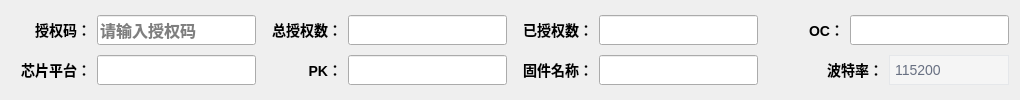
       <widget class="QWidget" name="widget_info" native="true">
        <property name="styleSheet">
         <string notr="true">QWidget#widget_info{
	border-color: rgb(0, 0, 0);
	border-style:solid;
	border-width:1px;
}</string>
        </property>
        <layout class="QGridLayout" name="gridLayout">
         <item row="0" column="0">
          <layout class="QHBoxLayout" name="horizontalLayout">
           <item>
            <widget class="QLabel" name="label">
             <property name="sizePolicy">
              <sizepolicy hsizetype="Preferred" vsizetype="Preferred">
               <horstretch>0</horstretch>
               <verstretch>0</verstretch>
              </sizepolicy>
             </property>
             <property name="minimumSize">
              <size>
               <width>80</width>
               <height>30</height>
              </size>
             </property>
             <property name="layoutDirection">
              <enum>Qt::LeftToRight</enum>
             </property>
             <property name="styleSheet">
              <string notr="true">QLabel{
	font-size:14px;
	font-weight:bold;
}</string>
             </property>
             <property name="text">
              <string>授权码：</string>
             </property>
             <property name="alignment">
              <set>Qt::AlignRight|Qt::AlignTrailing|Qt::AlignVCenter</set>
             </property>
            </widget>
           </item>
           <item>
            <widget class="QLineEdit" name="lineEdit_authCode">
             <property name="enabled">
              <bool>true</bool>
             </property>
             <property name="sizePolicy">
              <sizepolicy hsizetype="MinimumExpanding" vsizetype="Fixed">
               <horstretch>0</horstretch>
               <verstretch>0</verstretch>
              </sizepolicy>
             </property>
             <property name="minimumSize">
              <size>
               <width>120</width>
               <height>30</height>
              </size>
             </property>
             <property name="maximumSize">
              <size>
               <width>16777215</width>
               <height>16777215</height>
              </size>
             </property>
             <property name="styleSheet">
              <string notr="true">QLineEdit{
	font-size:12pt;
	font-weight:bold;
}</string>
             </property>
             <property name="readOnly">
              <bool>false</bool>
             </property>
             <property name="placeholderText">
              <string>请输入授权码</string>
             </property>
            </widget>
           </item>
          </layout>
         </item>
         <item row="0" column="1">
          <layout class="QHBoxLayout" name="horizontalLayout_3">
           <item>
            <widget class="QLabel" name="label_4">
             <property name="minimumSize">
              <size>
               <width>80</width>
               <height>30</height>
              </size>
             </property>
             <property name="styleSheet">
              <string notr="true">QLabel{
	font-size:14px;
	font-weight:bold;
}</string>
             </property>
             <property name="text">
              <string>总授权数：</string>
             </property>
             <property name="alignment">
              <set>Qt::AlignRight|Qt::AlignTrailing|Qt::AlignVCenter</set>
             </property>
            </widget>
           </item>
           <item>
            <widget class="QLineEdit" name="lineEdit_authCount">
             <property name="sizePolicy">
              <sizepolicy hsizetype="MinimumExpanding" vsizetype="Fixed">
               <horstretch>0</horstretch>
               <verstretch>0</verstretch>
              </sizepolicy>
             </property>
             <property name="minimumSize">
              <size>
               <width>120</width>
               <height>30</height>
              </size>
             </property>
             <property name="maximumSize">
              <size>
               <width>16777215</width>
               <height>16777215</height>
              </size>
             </property>
             <property name="styleSheet">
              <string notr="true">QLineEdit{
	font-size:12pt;
	font-weight:bold;
}</string>
             </property>
             <property name="readOnly">
              <bool>true</bool>
             </property>
            </widget>
           </item>
          </layout>
         </item>
         <item row="0" column="2">
          <layout class="QHBoxLayout" name="horizontalLayout_5">
           <item>
            <widget class="QLabel" name="label_6">
             <property name="minimumSize">
              <size>
               <width>80</width>
               <height>30</height>
              </size>
             </property>
             <property name="styleSheet">
              <string notr="true">QLabel{
	font-size:14px;
	font-weight:bold;
}</string>
             </property>
             <property name="text">
              <string>已授权数：</string>
             </property>
             <property name="alignment">
              <set>Qt::AlignRight|Qt::AlignTrailing|Qt::AlignVCenter</set>
             </property>
            </widget>
           </item>
           <item>
            <widget class="QLineEdit" name="lineEdit_authUsed">
             <property name="sizePolicy">
              <sizepolicy hsizetype="MinimumExpanding" vsizetype="Fixed">
               <horstretch>0</horstretch>
               <verstretch>0</verstretch>
              </sizepolicy>
             </property>
             <property name="minimumSize">
              <size>
               <width>120</width>
               <height>30</height>
              </size>
             </property>
             <property name="maximumSize">
              <size>
               <width>16777215</width>
               <height>16777215</height>
              </size>
             </property>
             <property name="styleSheet">
              <string notr="true">QLineEdit{
	font-size:12pt;
	font-weight:bold;
}</string>
             </property>
             <property name="readOnly">
              <bool>true</bool>
             </property>
            </widget>
           </item>
          </layout>
         </item>
         <item row="0" column="3">
          <layout class="QHBoxLayout" name="horizontalLayout_7">
           <item>
            <widget class="QLabel" name="label_8">
             <property name="minimumSize">
              <size>
               <width>80</width>
               <height>30</height>
              </size>
             </property>
             <property name="styleSheet">
              <string notr="true">QLabel{
	font-size:14px;
	font-weight:bold;
}</string>
             </property>
             <property name="text">
              <string>OC：</string>
             </property>
             <property name="alignment">
              <set>Qt::AlignRight|Qt::AlignTrailing|Qt::AlignVCenter</set>
             </property>
            </widget>
           </item>
           <item>
            <widget class="QLineEdit" name="lineEdit_oc">
             <property name="sizePolicy">
              <sizepolicy hsizetype="MinimumExpanding" vsizetype="Fixed">
               <horstretch>0</horstretch>
               <verstretch>0</verstretch>
              </sizepolicy>
             </property>
             <property name="minimumSize">
              <size>
               <width>120</width>
               <height>30</height>
              </size>
             </property>
             <property name="maximumSize">
              <size>
               <width>16777215</width>
               <height>16777215</height>
              </size>
             </property>
             <property name="styleSheet">
              <string notr="true">QLineEdit{
	font-size:12pt;
	font-weight:bold;
}</string>
             </property>
             <property name="readOnly">
              <bool>true</bool>
             </property>
            </widget>
           </item>
          </layout>
         </item>
         <item row="1" column="0">
          <layout class="QHBoxLayout" name="horizontalLayout_2">
           <item>
            <widget class="QLabel" name="label_2">
             <property name="minimumSize">
              <size>
               <width>80</width>
               <height>30</height>
              </size>
             </property>
             <property name="styleSheet">
              <string notr="true">QLabel{
	font-size:14px;
	font-weight:bold;
}</string>
             </property>
             <property name="text">
              <string>芯片平台：</string>
             </property>
             <property name="alignment">
              <set>Qt::AlignRight|Qt::AlignTrailing|Qt::AlignVCenter</set>
             </property>
            </widget>
           </item>
           <item>
            <widget class="QLineEdit" name="lineEdit_chipPlatform">
             <property name="sizePolicy">
              <sizepolicy hsizetype="MinimumExpanding" vsizetype="Fixed">
               <horstretch>0</horstretch>
               <verstretch>0</verstretch>
              </sizepolicy>
             </property>
             <property name="minimumSize">
              <size>
               <width>120</width>
               <height>30</height>
              </size>
             </property>
             <property name="maximumSize">
              <size>
               <width>16777215</width>
               <height>16777215</height>
              </size>
             </property>
             <property name="styleSheet">
              <string notr="true">QLineEdit{
	font-size:12pt;
	font-weight:bold;
}</string>
             </property>
             <property name="readOnly">
              <bool>true</bool>
             </property>
            </widget>
           </item>
          </layout>
         </item>
         <item row="1" column="1">
          <layout class="QHBoxLayout" name="horizontalLayout_4">
           <item>
            <widget class="QLabel" name="label_3">
             <property name="minimumSize">
              <size>
               <width>80</width>
               <height>30</height>
              </size>
             </property>
             <property name="styleSheet">
              <string notr="true">QLabel{
	font-size:14px;
	font-weight:bold;
}</string>
             </property>
             <property name="text">
              <string>PK：</string>
             </property>
             <property name="alignment">
              <set>Qt::AlignRight|Qt::AlignTrailing|Qt::AlignVCenter</set>
             </property>
            </widget>
           </item>
           <item>
            <widget class="QLineEdit" name="lineEdit_pk">
             <property name="sizePolicy">
              <sizepolicy hsizetype="MinimumExpanding" vsizetype="Fixed">
               <horstretch>0</horstretch>
               <verstretch>0</verstretch>
              </sizepolicy>
             </property>
             <property name="minimumSize">
              <size>
               <width>120</width>
               <height>30</height>
              </size>
             </property>
             <property name="maximumSize">
              <size>
               <width>16777215</width>
               <height>16777215</height>
              </size>
             </property>
             <property name="styleSheet">
              <string notr="true">QLineEdit{
	font-size:12pt;
	font-weight:bold;
}</string>
             </property>
             <property name="readOnly">
              <bool>true</bool>
             </property>
            </widget>
           </item>
          </layout>
         </item>
         <item row="1" column="2">
          <layout class="QHBoxLayout" name="horizontalLayout_6">
           <item>
            <widget class="QLabel" name="label_5">
             <property name="minimumSize">
              <size>
               <width>80</width>
               <height>30</height>
              </size>
             </property>
             <property name="styleSheet">
              <string notr="true">QLabel{
	font-size:14px;
	font-weight:bold;
}</string>
             </property>
             <property name="text">
              <string>固件名称：</string>
             </property>
             <property name="alignment">
              <set>Qt::AlignRight|Qt::AlignTrailing|Qt::AlignVCenter</set>
             </property>
            </widget>
           </item>
           <item>
            <widget class="QLineEdit" name="lineEdit_firmwareName">
             <property name="sizePolicy">
              <sizepolicy hsizetype="MinimumExpanding" vsizetype="Fixed">
               <horstretch>0</horstretch>
               <verstretch>0</verstretch>
              </sizepolicy>
             </property>
             <property name="minimumSize">
              <size>
               <width>120</width>
               <height>30</height>
              </size>
             </property>
             <property name="maximumSize">
              <size>
               <width>16777215</width>
               <height>16777215</height>
              </size>
             </property>
             <property name="styleSheet">
              <string notr="true">QLineEdit{
	font-size:12pt;
	font-weight:bold;
}</string>
             </property>
             <property name="readOnly">
              <bool>true</bool>
             </property>
            </widget>
           </item>
          </layout>
         </item>
         <item row="1" column="3">
          <layout class="QHBoxLayout" name="horizontalLayout_8">
           <item>
            <widget class="QLabel" name="label_7">
             <property name="minimumSize">
              <size>
               <width>80</width>
               <height>30</height>
              </size>
             </property>
             <property name="styleSheet">
              <string notr="true">QLabel{
	font-size:14px;
	font-weight:bold;
}</string>
             </property>
             <property name="text">
              <string>波特率：</string>
             </property>
             <property name="alignment">
              <set>Qt::AlignRight|Qt::AlignTrailing|Qt::AlignVCenter</set>
             </property>
            </widget>
           </item>
           <item>
            <widget class="QComboBox" name="comboBox_baud">
             <property name="sizePolicy">
              <sizepolicy hsizetype="Minimum" vsizetype="Fixed">
               <horstretch>0</horstretch>
               <verstretch>0</verstretch>
              </sizepolicy>
             </property>
             <property name="minimumSize">
              <size>
               <width>120</width>
               <height>30</height>
              </size>
             </property>
             <property name="styleSheet">
              <string notr="true">QComboBox{
color: rgb(104, 112, 130);
font-size:14px;
border-style:solid;
background-color: rgb(245, 245, 245);
border-width:1px;
border-color:rgb(229, 231, 234);
padding-left:5px;
}
QComboBox:disabled
{
color: rgb(150, 150, 150);
font-size:14px;
border-style:solid;
background-color: rgb(220, 220, 220);
border-width:1px;
border-color:rgb(229, 231, 234);
padding-left:5px;
}
QComboBox::drop-down{
border-style:none;
width: 30px;
}
QComboBox::down-arrow {
image: url(:/png/QComboBox_down.png);
}

QComboBox QAbstractItemView::item
{ 
	color: rgb(54, 65, 89);
	height: 25px;  
}</string>
             </property>
             <property name="currentIndex">
              <number>6</number>
             </property>
             <item>
              <property name="text">
               <string>9600</string>
              </property>
             </item>
             <item>
              <property name="text">
               <string>14400</string>
              </property>
             </item>
             <item>
              <property name="text">
               <string>19200</string>
              </property>
             </item>
             <item>
              <property name="text">
               <string>38400</string>
              </property>
             </item>
             <item>
              <property name="text">
               <string>56000</string>
              </property>
             </item>
             <item>
              <property name="text">
               <string>57600</string>
              </property>
             </item>
             <item>
              <property name="text">
               <string>115200</string>
              </property>
             </item>
             <item>
              <property name="text">
               <string>921600</string>
              </property>
             </item>
            </widget>
           </item>
          </layout>
         </item>
        </layout>
       </widget>
